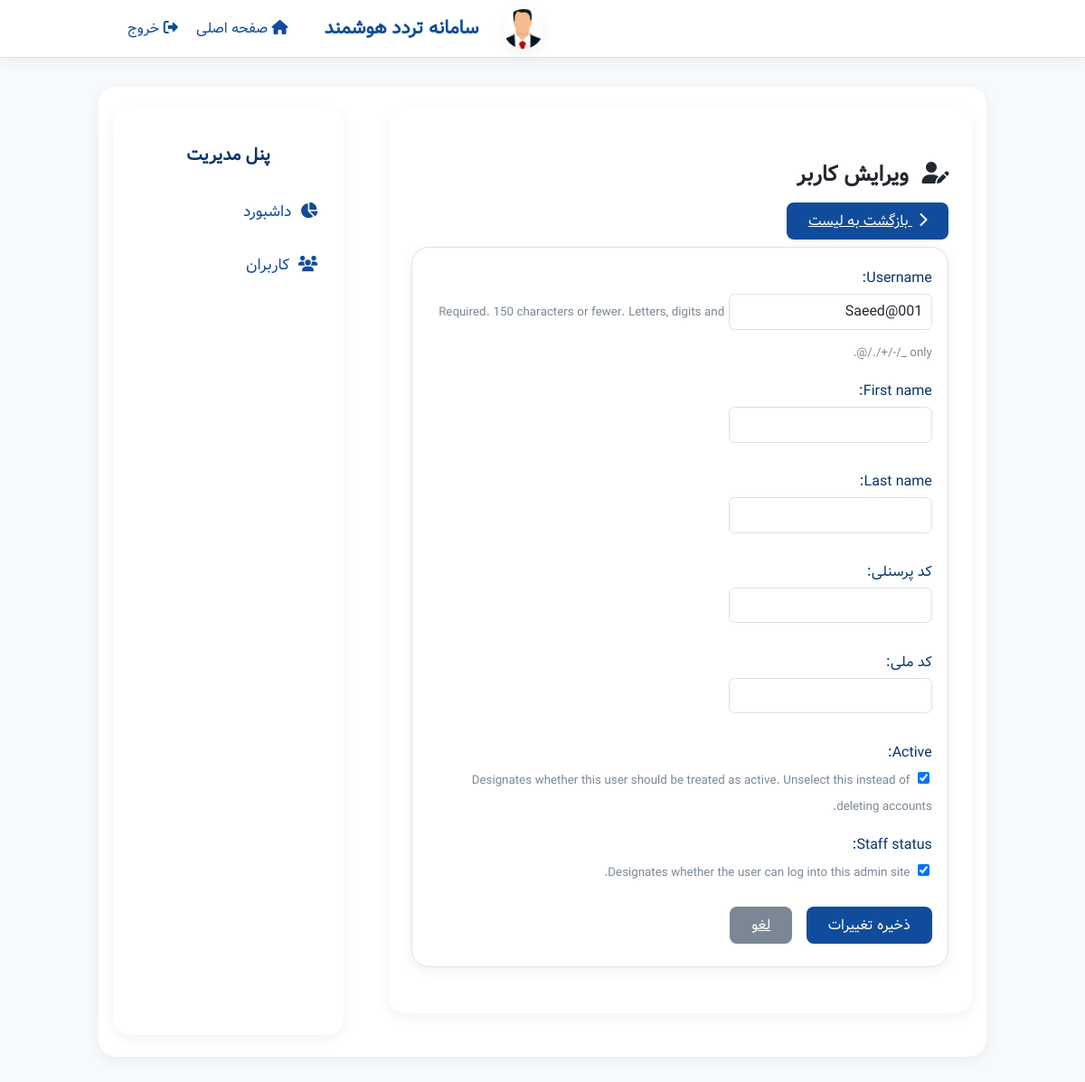
/management/users/1/edit/ (signed in), run on the app's committed database.
### users/models.py (models this page shows, shortened)
class CustomUser(AbstractUser):
    personnel_code = models.CharField("کد پرسنلی", max_length=20, unique=True)
    national_id    = models.CharField("کد ملی", max_length=10, unique=True)
    face_encoding  = models.BinaryField(null=True, blank=True)
    face_image = models.ImageField("تصویر چهره", upload_to="faces/", null=True, blank=True)

### core/views.py (the view)
# urls.py: path("management/users/<int:pk>/edit/",  views.user_update,                    name="user_update"),
@login_required
@staff_required
def user_update(request, pk):
    obj = get_object_or_404(User, pk=pk)
    if request.method == "POST":
        form = CustomUserSimpleForm(request.POST, request.FILES, instance=obj)
        if form.is_valid():
            form.save()
            messages.success(request, "کاربر ویرایش شد.")
            return redirect("management_users")
    else:
        form = CustomUserSimpleForm(instance=obj)
    return render(request, "core/user_form.html", {"form": form, "title": "ویرایش کاربر"})

### core/forms.py
class CustomUserSimpleForm(forms.ModelForm):
    class Meta:
        model = User
        fields = [
            "username",
            "first_name",
            "last_name",
            "personnel_code",
            "national_id",
            "is_active",
            "is_staff",
        ]

### templates/core/user_form.html (shortened to what this page needs)
{% extends "core/base_management.html" %}
{% block management_content %}
<h2 style="text-align:right;">
  {% if form.instance.pk %}
    <i class="fas fa-user-edit" style="margin-left:0.5rem;"></i> ویرایش کاربر
  {% else %}
    <i class="fas fa-user-plus" style="margin-left:0.5rem;"></i> افزودن کاربر جدید
  {% endif %}
</h2>
<a class="btn" href="{% url 'management_users' %}" style="margin-bottom:1.1rem;">
  <i class="fas fa-chevron-right" style="margin-left:0.4rem;"></i> بازگشت به لیست
</a>
<form method="post" enctype="multipart/form-data" class="card" autocomplete="off">
  {% for field in form %}
    <div class="form-group">
      {{ field.label_tag }}
      {{ field }}
      {% if field.help_text %}
        <small style="color:var(--color-muted)">{{ field.help_text }}</small>
      {% endif %}
    </div>
  {% endfor %}
  <button type="submit" class="btn" style="margin-left:0.7rem;">
    {% if form.instance.pk %}ذخیره تغییرات{% else %}ایجاد کاربر{% endif %}
  </button>
  <a href="{% url 'management_users' %}" class="btn" style="background:var(--color-muted);color:#fff;">لغو</a>
</form>
{% endblock %}

### static/core/global.css (style rules this page uses)
:root { --color-bg: #f7fafd; --color-surface: #fff; --color-primary: #114c9c; --color-primary-dark: #08346c; --color-secondary: #43a047; --color-error: #e53935; --color-border: #e0e0e0; --color-text: #23272f; --color-muted: #7b8794; --radius: 1.2rem; --shadow: 0 4px 16px rgba(0,0,0,0.06); --transition: 0.2s cubic-bezier(.4,0,.2,1); }
html, body { height: 100%; margin: 0; padding: 0; font-family: 'Vazir', Tahoma, Arial, sans-serif; background: var(--color-bg); color: var(--color-text); transition: background 0.2s, color 0.2s; direction: rtl; }
body { min-height: 100vh; display: flex; flex-direction: column; }
button, input[type="submit"], .btn { background: var(--color-primary); color: #fff; border: none; border-radius: 0.5rem; padding: 0.5rem 1.5rem; font-size: 1rem; cursor: pointer; margin: 0.25rem 0; box-shadow: 0 1px 4px rgba(0,0,0,0.04); transition: background var(--transition), color var(--transition); font-family: inherit; text-align: center; direction: rtl; }
input, select, textarea { font-family: inherit; padding: 0.4rem 0.6rem; border: 1px solid var(--color-border); border-radius: 0.4rem; margin-bottom: 0.8rem; font-size: 1rem; outline: none; background: var(--color-surface); color: var(--color-text); transition: border-color var(--transition); text-align: right; direction: rtl; }
label { font-weight: 500; display: block; margin-bottom: 0.3rem; color: var(--color-primary-dark); text-align: right; }
.form-group { margin-bottom: 1.1rem; }
.card { background: var(--color-surface); box-shadow: var(--shadow); border-radius: var(--radius); padding: 1.3rem 1.1rem; margin: 1rem 0; border: 1px solid var(--color-border); }

### data on the page
CustomUser: form "Saeed@001" "☑" "☑"

### other printed values
{{ field.label_tag }} "Username:" "First name:" "Last name:" "کد پرسنلی:" "کد ملی:" "Active:" "Staff status:"
{{ field.help_text }} "Required. 150 characters or fewer. Letters, digits and @/./+/-/_ only." "Designates whether this user should be treated as active. Unselect this instead of deleting accounts." "Designates whether the user can log into this admin site."
